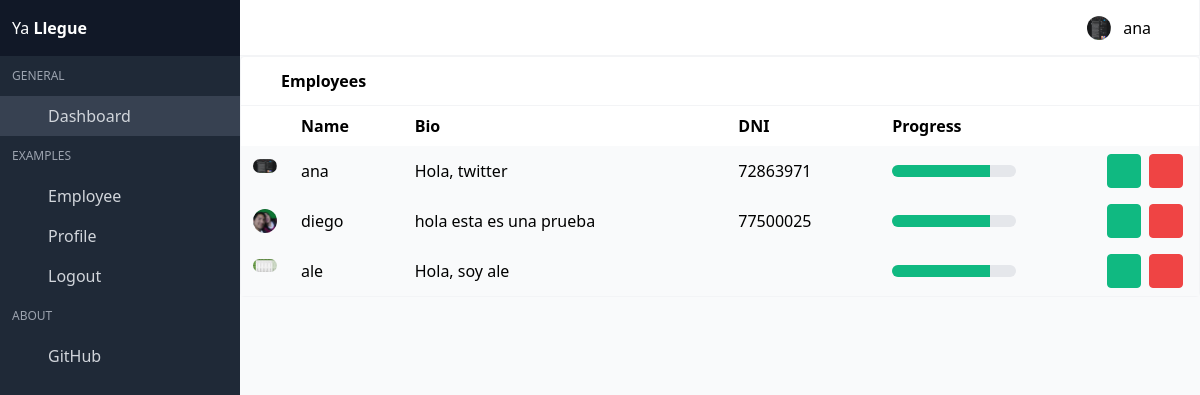
Screenshot of /employee/ (signed in) with the database file from the repository.
### dashboard/models.py (models this page shows, shortened)
class Employee(models.Model):
    user = models.OneToOneField(User, on_delete=models.CASCADE) #CASCADE HACE REFERENCIA ASI EN CASO SE ETLIMINA EL REGISTRO SE ELIMINA ODOS LOS QUE DEPENDAN DE ESTE (HIJOS)
    dni = models.CharField(max_length=8, null=False, blank=False)
    bio = models.CharField(default="Hola, twitter", max_length=100)
    image = models.ImageField(default='default.png')

### dashboard/views.py (the view)
# urls.py: path('employee/', views.employee, name='employee'),
@login_required
def employee(request):
    employee = Employee.objects.all()
    context = {
        'employee':employee,
    }
    return render(request, 'dashboard/employee.html', context)

### templates/dashboard/employee.html (shortened to what this page needs)
{% extends 'base.html' %}
{% block content %}
<div class="card has-table">
<header class="card-header">
    <p class="card-header-title">
    <span class="icon"></span>
    Employees
    </p>
</header>
<div class="card-content">
    <table>
    <thead>
    <tr>
        <th></th>
        <th>Name</th>
        <th>Bio</th>
        <th>DNI</th>
        <th>Progress</th>
        <th></th>
    </tr>
    </thead>
    {% for employees in employee %}
    <tbody>
    <tr>
        <td class="image-cell">
        <div class="image">
            <img src="{{ employees.image.url }}" class="rounded-full">
        </div>
        </td>
        <td data-label="Name">{{ employees.user }}</td>
        <td data-label="bio">{{ employees.bio }}  </td>
        <td data-label="City"> {{ employees.dni }}</td>
        <td data-label="Progress" class="progress-cell">
        <progress max="100" value="79">79</progress>
        <td class="actions-cell">
        <div class="buttons right nowrap">
            <a href="{% url 'edit' employees.user.username %}" class="button small green --jb-modal"  data-target="sample-modal-2" type="button">
            <span class="icon"></span>
            </a>
            <a href="{% url 'delete' employees.user_id %}" class="button small red --jb-modal" data-target="sample-modal" type="button">
            <span class="icon"></span>
            </a>
        </div>
        </td>
    </tr>
    </tbody>
    {% endfor %}
</div>
</div>
{% endblock content %}

### templates/base.html (shortened to what this page needs)
{% load static tailwind_tags %}
{% block header %}
<!DOCTYPE html>
<html lang="en">
<head>
    {% tailwind_css %}
    <link rel="stylesheet" href="https://use.fontawesome.com/releases/v5.3.1/css/all.css">
    <link href="https://afeld.github.io/emoji-css/emoji.css" rel="stylesheet">
    <link rel="stylesheet" href="{% static 'css/main.css' %}">
</head>
<body>
<div id="app">
<nav id="navbar-main" class="navbar is-fixed-top">
    <div class="navbar-brand">
        <div class="navbar-item">
        </div>
    </div>
    {% if user.is_authenticated %}
    <div class="navbar-menu" id="navbar-menu">
        <div class="navbar-item dropdown has-divider has-user-avatar">
            <a class="navbar-link">
            <div class="user-avatar">
                <img src="{{ request.user.employee.image.url }}" alt="" class="rounded-full">
            </div>
            <div class="is-user-name"><span> {{ request.user.username }} </span></div>
            <span class="icon"></span>
            </a>
        </div>
        </div>
    </div>
    {% else %}
    <a href="{% url 'login' %}">
        <span class="icon"><i class="mdi mdi-lock"></i></span>
        <span class="menu-item-label">Login</span>
    </a>
    {% endif %}
<aside class="aside is-placed-left is-expanded">
  <div class="aside-tools">
    <div>
      Ya <b class="font-black">Llegue</b>
    </div>
  </div>
  <div class="menu is-menu-main">
    <p class="menu-label">General</p>
    <ul class="menu-list">
      <li class="active">
        <a href="{% url 'home' %}">
          <span class="icon"></span>
          <span class="menu-item-label">Dashboard</span>
        </a>
      </li>
    </ul>
    <p class="menu-label">Examples</p>
    <ul class="menu-list">
      <li class="--set-active-tables-html">
        <a href="{% url 'employee' %}">
          <span class="icon"></span>
          <span class="menu-item-label">Employee</span>
        </a>
      </li>
      <li class="--set-active-profile-html">
        <a href="{% url 'profile' request.user.pk %}">
          <span class="icon"></span>
          <span class="menu-item-label">Profile</span>
        </a>
      </li>
      <li>
        <a href="{% url 'logout' %}">
          <span class="icon"></span>
          <span class="menu-item-label">Logout</span>
        </a>
      </li>
    </ul>
    <p class="menu-label">About</p>
    <ul class="menu-list">
      <li>
        <a href="https://github.com/anarkopin" class="has-icon" target="_blank">
          <span class="icon"></span>
          <span class="menu-item-label">GitHub</span>
        </a>
      </li>
    </ul>
  </div>
</aside>
{% endblock header %}
{% block content %}
{% endblock content %}
{% block footer %}
<link rel="stylesheet" href="https://cdn.materialdesignicons.com/4.9.95/css/materialdesignicons.min.css">
</body>
</html>
{% endblock footer %}

### rows the page displays
Employee: image (picture), user "ana", bio "Hola, twitter", dni "72863971"
Employee: image (picture), user "diego", bio "hola esta es una prueba", dni "77500025"
Employee: image (picture), user "ale", bio "Hola, soy ale"

### other values shown
{{ request.user.username }} "ana"
